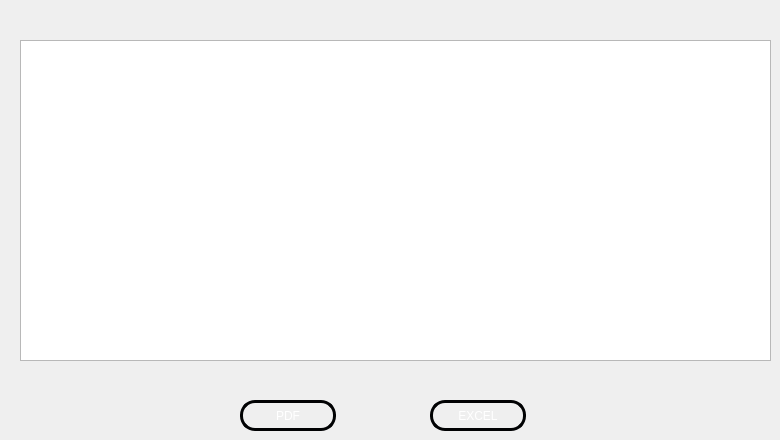
      <widget class="QWidget" name="tab_9">
       <attribute name="title">
        <string>Affichage , PDF , EXCEL</string>
       </attribute>
       <widget class="QTableView" name="tab_commande">
        <property name="geometry">
         <rect>
          <x>20</x>
          <y>40</y>
          <width>751</width>
          <height>321</height>
         </rect>
        </property>
        <property name="styleSheet">
         <string notr="true">QLineEdit
{
border-radius:9px;
border: 2px solid #000000;
background: qradialgradient(cx: 0.3, cy: -0.4,
fx: 0.0, fy: -0.0,
radius: 1.89, stop: 0 #ffffff, stop: 1 #999);
}

</string>
        </property>
       </widget>
       <widget class="QPushButton" name="pushButton_11">
        <property name="geometry">
         <rect>
          <x>240</x>
          <y>400</y>
          <width>96</width>
          <height>31</height>
         </rect>
        </property>
        <property name="styleSheet">
         <string notr="true">QPushButton {
color: #ffffff;
border: 3px solid #010203;
font: 8pt &quot;MS Reference Sans Serif&quot;;
border-radius: 15px;
padding: 5px;
background: qradialgradient(cx: 0.3, cy: -0.4,
fx: 0.3, fy: -0.4,
radius: 3, stop: 0 #010203, stop: 1 #c4c9c7);
min-width: 80px;
}

QPushButton:hover {
background: qradialgradient(cx: 0.3, cy: -0.4,
fx: 0.3, fy: -0.4,
radius: 3, stop: 0 #010203, stop: 1 #010203);
}

 QPushButton:pressed {
background: qradialgradient(cx: 0.4, cy: -0.1,
fx: 0.4, fy: -0.1,
radius: 3, stop: 0 #c4c9c7, stop: 1 #c4c9c7);
}</string>
        </property>
        <property name="text">
         <string>PDF</string>
        </property>
       </widget>
       <widget class="QPushButton" name="pushButton_12">
        <property name="geometry">
         <rect>
          <x>430</x>
          <y>400</y>
          <width>96</width>
          <height>31</height>
         </rect>
        </property>
        <property name="styleSheet">
         <string notr="true">QPushButton {
color: #ffffff;
border: 3px solid #010203;
font: 8pt &quot;MS Reference Sans Serif&quot;;
border-radius: 15px;
padding: 5px;
background: qradialgradient(cx: 0.3, cy: -0.4,
fx: 0.3, fy: -0.4,
radius: 3, stop: 0 #010203, stop: 1 #c4c9c7);
min-width: 80px;
}

QPushButton:hover {
background: qradialgradient(cx: 0.3, cy: -0.4,
fx: 0.3, fy: -0.4,
radius: 3, stop: 0 #010203, stop: 1 #010203);
}

 QPushButton:pressed {
background: qradialgradient(cx: 0.4, cy: -0.1,
fx: 0.4, fy: -0.1,
radius: 3, stop: 0 #c4c9c7, stop: 1 #c4c9c7);
}</string>
        </property>
        <property name="text">
         <string>EXCEL</string>
        </property>
       </widget>
      </widget>
